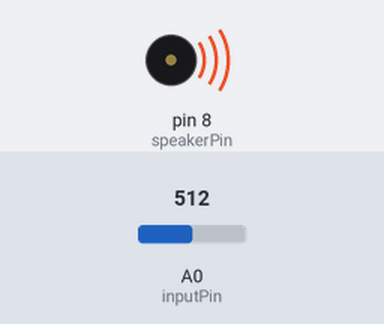
This sketch was run on a simulated Arduino Uno, built with avr-gcc and run on an emulated ATmega328P. Parts: buzzer (waves = sounding). Inputs (shaded band) come from the test bench; at power-on: A0 (inputPin) = 512. What the sketch prints to the serial monitor is not drawn.

Above: at 1.2 s.
1.3 s: A0 (inputPin) set to 526
At 2.5 s:
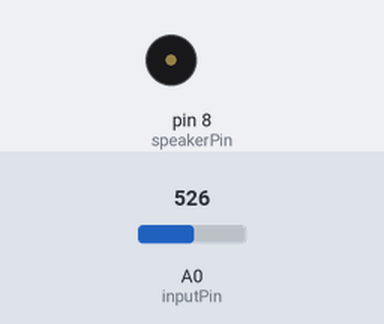
2.8 s: A0 (inputPin) set to 511
At 3.7 s:
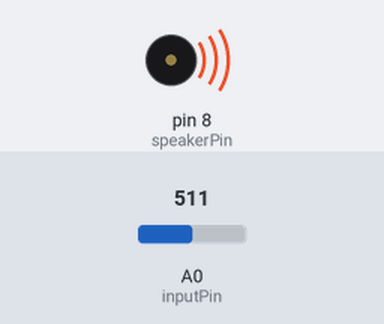
5.8 s: A0 (inputPin) set to 495
At 7.2 s:
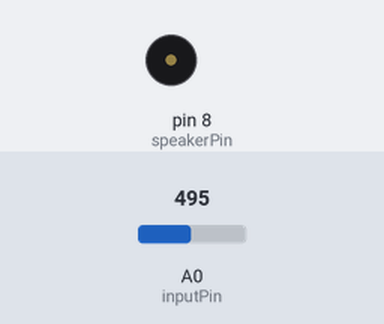
Timing chart, 0 to 8.8 s (numbered marks = the images above; inputs shaded):
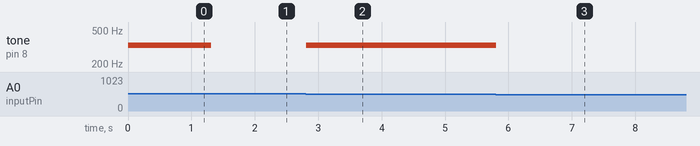

The sketch:

Arduino_Project_07.ino
```cpp
const int speakerPin = 8;
const int inputPin = A0;

int notes[] = {262, 294, 330, 349, 440};

void setup() {
  Serial.begin(9600);
}

void loop() {
  int keyValue = analogRead(inputPin);


  Serial.print(keyValue);
  Serial.print(" , ");

  if (keyValue == 1023) {
    tone(speakerPin, notes[0]);
  } else if (keyValue >= 990 && keyValue <= 1010) {
    tone(speakerPin, notes[1]);
  } else if (keyValue >= 505 && keyValue <= 515) {
    tone(speakerPin, notes[2]);
  } else if (keyValue >= 5 && keyValue <= 10) {
    tone(speakerPin, notes[3]);
  } else if(keyValue >= 921 && keyValue <= 941) {
    tone(speakerPin, notes[4]);
  } else {
    noTone(speakerPin);
  }
}
```

Measured:
- the behaviour switches between 515 and 516 on A0 (inputPin) (found by bisection; images 0 and 1)
- after the input at 1.3 s, tone on pin 8 (speakerPin): 330 Hz → silent at once
- after the input at 2.8 s, tone on pin 8 (speakerPin): silent → 330 Hz at once
- after the input at 5.8 s, tone on pin 8 (speakerPin): 330 Hz → silent at once
